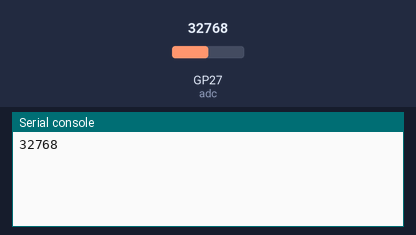
Bench run of a program on a simulated Raspberry Pi Pico running MicroPython. Parts: the last lines printed to the serial console. The test bench sets the inputs (shaded band); at power-on: GP27 (adc) = 32768 (analog values on the 0–65535 scale).

Above: at 1.2 s.
1.3 s: GP27 (adc) set to 45874
At 3.4 s:
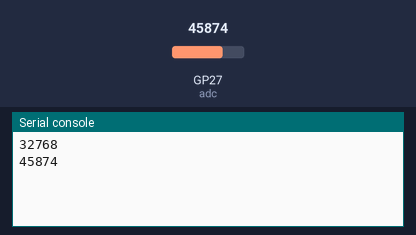
4.0 s: GP27 (adc) set to 57670
At 4.9 s:
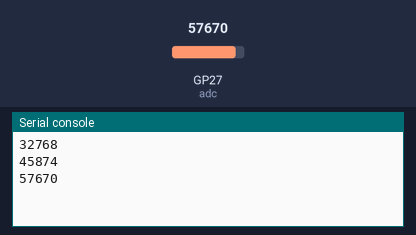
Timing chart, 0 to 7.0 s (numbered marks = the images above; inputs shaded):
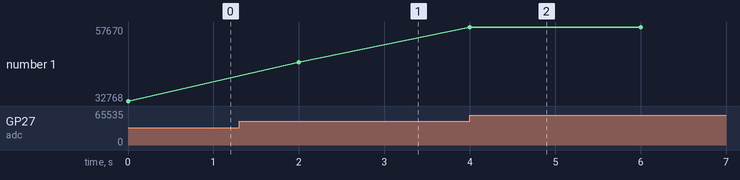

Measured:
- after the input at 1.3 s, the serial console: prints a new line after 0.70 s (image 1)
- after the input at 4.0 s, the serial console: prints a new line at once (image 2)
- plotted number 1: 32768 → 45874 after the input at 1.3 s, 45874 → 57670 after the input at 4.0 s

The program:

water_level.py
```python
from machine import ADC
from utime import sleep

def main():
    # gpo 27 is analog in (ADC1 on the pin map)
    adc = ADC(27)

    for i in range(1000):
        # read analog value from pin
        value = adc.read_u16()

        # print analog value
        print(value)

        # wait 2 seconds
        sleep(2)

if __name__ == '__main__':
    main()
```
